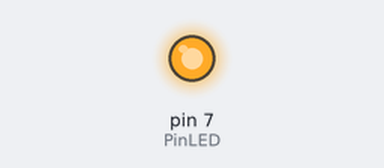
The sketch below on a simulated Arduino Uno, built with avr-gcc and run on an emulated ATmega328P. Shown: output pins drawn as LEDs (lit = HIGH).

Above: at 0.1 s.
Timing chart, 0 to 1.6 s (numbered marks = the images above):
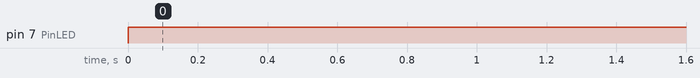

Measured:
- by itself, pin 7 (PinLED): LOW → HIGH at 0.00 s

The sketch:

tema18.ino
```cpp
// Fun Tech Academy 2021

const int PinLED = 7;

void setup()
{
   pinMode(PinLED, OUTPUT);
}

void loop()
{
      digitalWrite(PinLED, HIGH);
}
```
